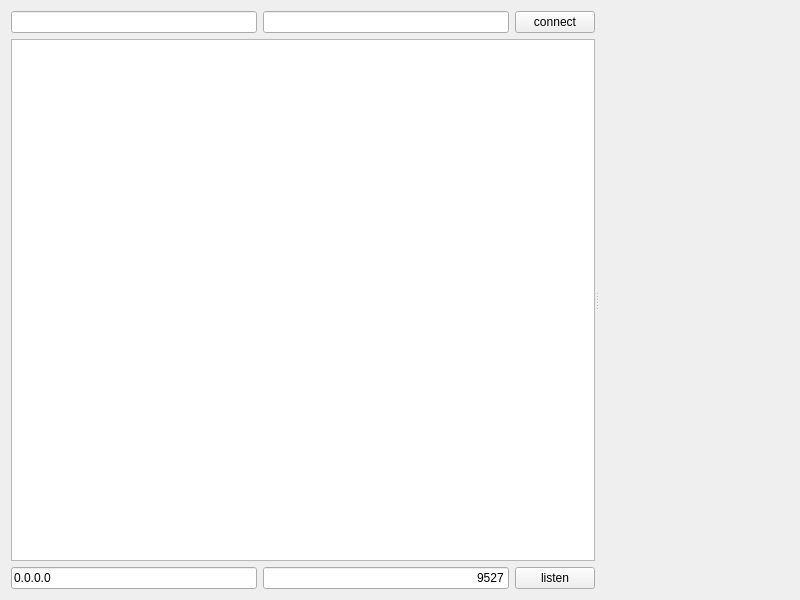
<?xml version="1.0" encoding="UTF-8"?>
<ui version="4.0">
 <class>Clush</class>
 <widget class="QWidget" name="Clush">
  <property name="geometry">
   <rect>
    <x>0</x>
    <y>0</y>
    <width>800</width>
    <height>600</height>
   </rect>
  </property>
  <property name="windowTitle">
   <string>Clush</string>
  </property>
  <layout class="QGridLayout" name="gridLayout_2">
   <item row="0" column="0">
    <widget class="QSplitter" name="splitter">
     <property name="orientation">
      <enum>Qt::Horizontal</enum>
     </property>
     <widget class="QWidget" name="layoutWidget">
      <layout class="QGridLayout" name="gridLayout">
       <item row="0" column="0">
        <widget class="QLineEdit" name="hostLE">
         <property name="text">
          <string/>
         </property>
        </widget>
       </item>
       <item row="0" column="1">
        <widget class="QLineEdit" name="portLE">
         <property name="minimumSize">
          <size>
           <width>0</width>
           <height>0</height>
          </size>
         </property>
         <property name="text">
          <string/>
         </property>
         <property name="maxLength">
          <number>5</number>
         </property>
         <property name="alignment">
          <set>Qt::AlignRight|Qt::AlignTrailing|Qt::AlignVCenter</set>
         </property>
        </widget>
       </item>
       <item row="0" column="2">
        <widget class="QPushButton" name="connectBtn">
         <property name="text">
          <string>connect</string>
         </property>
        </widget>
       </item>
       <item row="2" column="0">
        <widget class="QLineEdit" name="ListenHostLE">
         <property name="text">
          <string>0.0.0.0</string>
         </property>
        </widget>
       </item>
       <item row="2" column="1">
        <widget class="QLineEdit" name="listenPortLE">
         <property name="text">
          <string>9527</string>
         </property>
         <property name="maxLength">
          <number>5</number>
         </property>
         <property name="alignment">
          <set>Qt::AlignRight|Qt::AlignTrailing|Qt::AlignVCenter</set>
         </property>
        </widget>
       </item>
       <item row="2" column="2">
        <widget class="QPushButton" name="listenBtn">
         <property name="text">
          <string>listen</string>
         </property>
        </widget>
       </item>
       <item row="1" column="0" colspan="3">
        <widget class="QListView" name="contactList"/>
       </item>
      </layout>
     </widget>
     <widget class="QWidget" name="widget" native="true"/>
    </widget>
   </item>
  </layout>
 </widget>
 <resources/>
 <connections/>
</ui>
